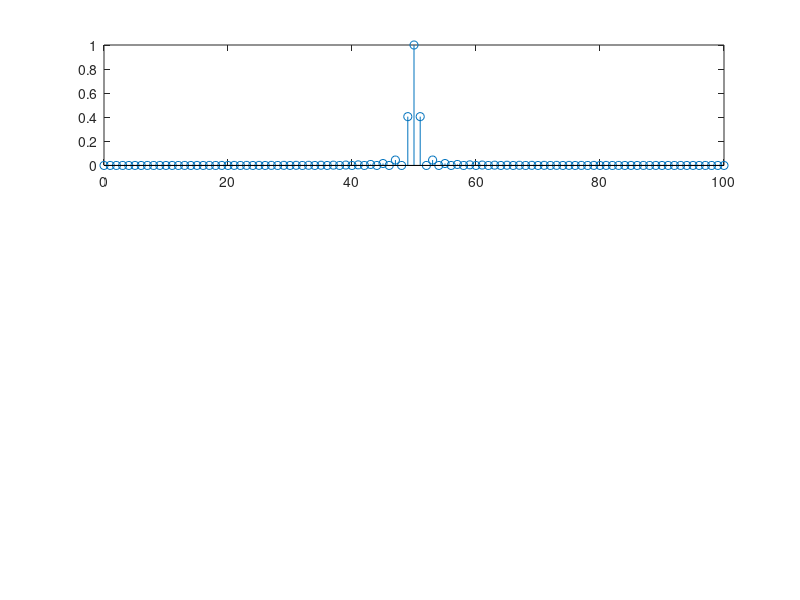

Here is the MATLAB script that generated this plot: (Note: this script raises an error after producing the figure.)
clear;clc;close all

r = 3;
c = 1;

n = [0:1:100];
x = sinc((n-50)/2).^2; N = length(x);

subplot(r,c,1); stem(n,x);

X = dft(x,N);

magX = abs(X); phaX = angle(X)*180*pi;

zei = find(magX < 0.00001); phaX(zei) = zeros(1,length(zei));

subplot(r,c,2); stem(magX);
subplot(r,c,3); stem(phaX);
